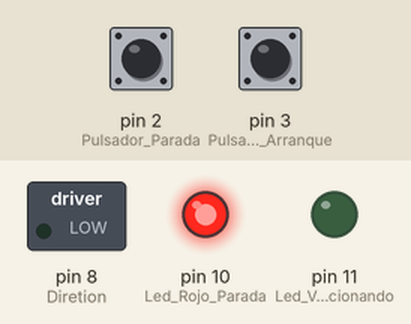
The sketch below on a simulated Arduino Uno, built with avr-gcc and run on an emulated ATmega328P. On the bench: switched loads named in the sketch (green lamp = pin HIGH), output pins drawn as LEDs (lit = HIGH). The inputs (shaded band) are chosen by the test bench; at power-on: pin 3 (Pulsador_Arranque) LOW, pin 2 (Pulsador_Parada) LOW. Pins used as bus, display or sensor lines are not drawn.

Above: at 4.2 s.
4.3 s: pin 3 (Pulsador_Arranque) pulled HIGH for 0.15 s
At 5.1 s:
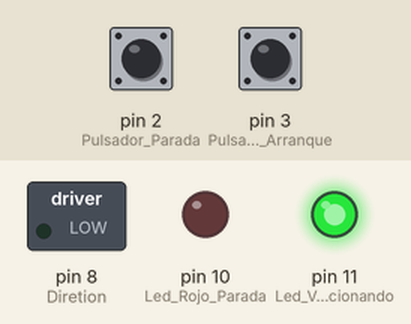
5.9 s: pin 2 (Pulsador_Parada) pulled HIGH for 0.15 s
At 6.6 s:
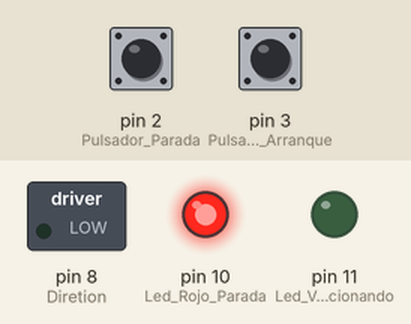
7.5 s: pin 3 (Pulsador_Arranque) pulled HIGH for 1 s
At 8.7 s:
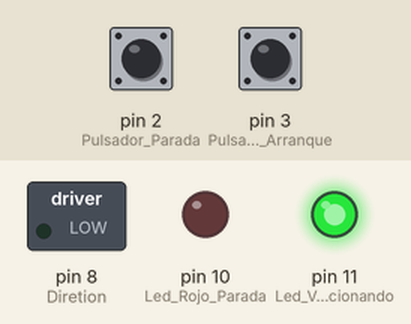
10.0 s: pin 2 (Pulsador_Parada) driven HIGH and pin 3 (Pulsador_Arranque) driven HIGH
At 10.4 s:
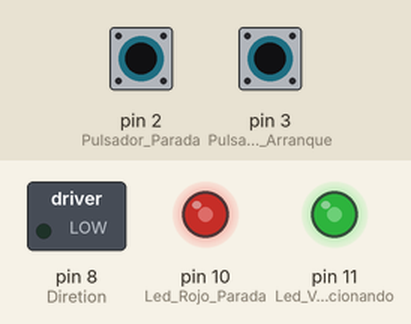
11.5 s: pin 2 (Pulsador_Parada) driven LOW
At 12.1 s:
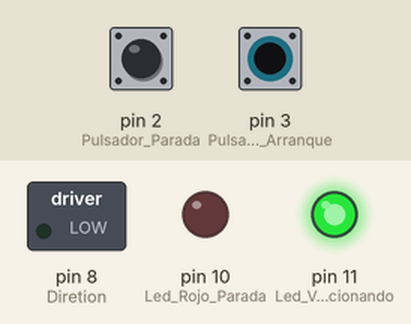
13.0 s: pin 2 (Pulsador_Parada) driven HIGH
At 13.9 s:
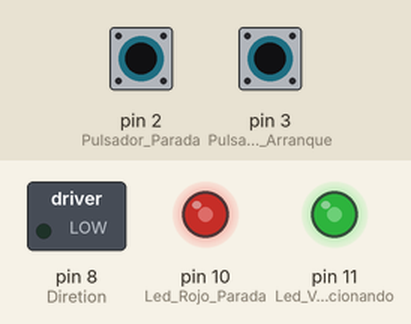
Timing chart, 0 to 15.5 s (numbered marks = the images above; inputs shaded):
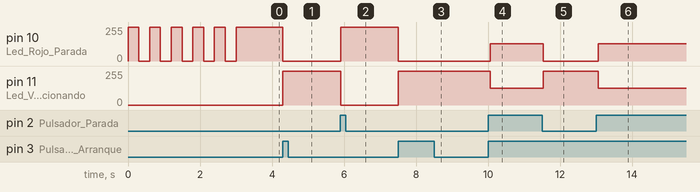

Measured:
- after the input at 4.3 s, pin 10 (Led_Rojo_Parada): 255/255 → 0/255 at once; pin 11 (Led_Verde_Funcionando): 0/255 → 255/255 at once
- after the input at 5.9 s, pin 10 (Led_Rojo_Parada): 0/255 → 255/255 at once; pin 11 (Led_Verde_Funcionando): 255/255 → 0/255 at once
- after the input at 7.5 s, pin 10 (Led_Rojo_Parada): 255/255 → 0/255 at once; pin 11 (Led_Verde_Funcionando): 0/255 → 255/255 at once
- after the input at 10.0 s, pin 10 (Led_Rojo_Parada): 0/255 → 128/255 after 0.06 s; pin 11 (Led_Verde_Funcionando): 255/255 → 127/255 after 0.06 s
- after the input at 11.5 s, pin 10 (Led_Rojo_Parada): 128/255 → 0/255 at once; pin 11 (Led_Verde_Funcionando): 127/255 → 255/255 at once
- after the input at 13.0 s, pin 10 (Led_Rojo_Parada): 0/255 → 128/255 after 0.06 s; pin 11 (Led_Verde_Funcionando): 255/255 → 127/255 after 0.06 s

The sketch:

Motor_P_a_P_Driver.ino
```cpp
//Programa para el funcionamiento de la maqueta de una tolva

boolean encendido=0; //Determina si esta funcionando o no
int a;
void setup() {

  pinMode (8, OUTPUT);   //Diretion
  pinMode (9, OUTPUT);   //Step
  pinMode (2, INPUT);    //Pulsador Parada
  pinMode (3, INPUT);    //Pulsador Arranque
  pinMode(10, OUTPUT);   //Led Rojo Parada
  pinMode(11, OUTPUT);   //Led Verde Funcionando

  digitalWrite(9, LOW);   //Pasos del Motor PaP en 0
  digitalWrite(8, LOW);   //Dirección del Motor PaP en 0

  digitalWrite(11, LOW);
    for(a==0; a<=4; a++){
    digitalWrite(10, HIGH);
    delay(300);
    digitalWrite(10, LOW);
    delay(300);
    }
  digitalWrite(10, HIGH);
}
// Programa Blik: Con dos pulsadores controlamos la marcha y paro del motor NEMA 17
void loop() {

  while(encendido==1){
    digitalWrite(9, HIGH);    // Blink Encendido
    delay(5);                 // Velocidad Movimiento del Motor

    if(digitalRead(2)==1){    // Si pulsamos el 2 para el Blink
      encendido=0;
      digitalWrite(10, HIGH);  //Encendemos Led Rojo
      digitalWrite(11, LOW);   //Apagamos Led Verde
    }
    digitalWrite(9, LOW);     // Blink apagado
    delay(5);                 // Velocidad Movimiento del Motor
  }
  if(digitalRead(3)==1){      // Si pulsamos el 3 vuelve a funcionar
    encendido=1;
     digitalWrite(11, HIGH);  // Encendemos Led Verde
     digitalWrite(10, LOW);   // Apagamos Led Rojo
  }
}
```
